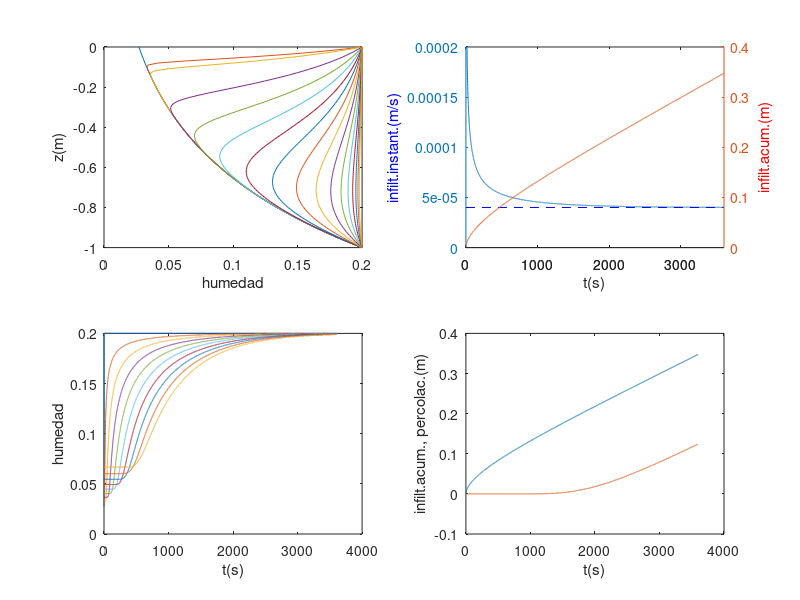

Write the MATLAB code that produced this figure.
clear;clc
close all
%Cálculo de la infiltración vertical. Integración numérica de la Ec. de Richards mediante diferencias finitas
hum=[];%proporción humedad suelo
K=[];%conductividad hidráulica en subsaturación
tiempo=[];
uz=[];%componete vertical de la velocidad

%Datos
porosidad=0.2;
coef_curva_ret=2;
z0=-1.0;%Posición comienzo horizonte poros gruesos
Ks=4e-5;%Conductividad hidráulica en saturación
coef_curva_conduc=5;

Dz=-0.01;
z=0:Dz:z0;%A efectos de estabilidad, si se reduce el intervalo de z, hay que reducir también el de t
Dt=0.5;
tfinal=3600;
nintervtiempo=floor(tfinal/Dt);


%% variables(t,z). Las variables son matrices en la que cada fila se corresponde con un instante y cada columna con una profundidad

%Condición inicial
H(1,:)=z0.*ones(1,numel(z));
h(1,:)=H(1,:)-z;%Equilibrio hidrostático
hum(1,:)=porosidad.*exp(coef_curva_ret.*h(1,:));%Perfil de humedad correspondiente

%Condición de contorno (ver en la iteración késima para el tiempo)
H(1,1)=0;
h(1,1)=H(1,1)-z(1);

K(1,:)=Ks.*exp(coef_curva_conduc.*h(1,:));%Perfil de conductividad hidráulica correspondiente

%Cálculo de la velocidad
uz(1,:)=-(K(1,1:end-1)+K(1,2:end))./2-(K(1,1:end-1)+K(1,2:end))./2.*(h(1,2:end)-h(1,1:end-1))./(hum(1,2:end)-hum(1,1:end-1)).*(hum(1,2:end)-hum(1,1:end-1))./(z(2:end)-z(1:end-1));

subplot(2,2,1)
plot(hum(1,:),z)
hold on

tiempo(1)=0;
%Cálculo de la evolución
for k=2:1:nintervtiempo
  tiempo(k)=tiempo(k-1)+Dt;
  %Condición de contorno
  %if tiempo(k)<2000
    hum(k,1)=porosidad;
  %else
  %  ;
  %endif
  hum(k,end)=porosidad;
  
  %Cálculo de la humedad a partir de la divergencia de la velocidad
  hum(k,2:end-1)=hum(k-1,2:end-1)-Dt./Dz.*(uz(k-1,2:end)-uz(k-1,1:end-1));
  h(k,:)=1/coef_curva_ret.*log(hum(k,:)./porosidad); 
  K(k,:)=Ks.*exp(coef_curva_conduc.*h(k,:));
  uz(k,:)=-(K(k,1:end-1)+K(k,2:end))./2-(K(k,1:end-1)+K(k,2:end))./2.*(h(k,2:end)-h(k,1:end-1))./(z(2:end)-z(1:end-1));
  
  %Representación de algunas curvas de perfil de humedad
  if tiempo(k)<60 && (mod(k,50))==0
    plot(hum(k,:),z)
    disp(tiempo(k));
  elseif tiempo(k)>60 && (mod(k,500))==0
    plot(hum(k,:),z)
    disp(tiempo(k));
  endif
endfor


xlabel('humedad')
ylabel('z(m)')
hold off

ia=-cumsum(uz(:,1));
percol=-cumsum(uz(:,end));

subplot(2,2,2)
[ax,lines1,lines2]=plotyy(tiempo,-uz(:,1),tiempo,ia);
xlabel('t(s)')
ylabel(ax(1), 'infilt.instant.(m/s)','color','b')
ylabel(ax(2), 'infilt.acum.(m)','color','r')
set(ax(1),'Xlim',[0 tfinal])
set(ax(1),'Ylim',[0 0.0002])
set(ax(2),'Xlim',[0 tfinal])
set(ax(2),'Ylim',[0 0.4])
hold on
plot([tiempo(1) tiempo(end)],[Ks Ks],'b--')
hold off

subplot(2,2,3)
plot(tiempo,hum(:,1:5:50))
xlabel('t(s)')
ylabel('humedad')

subplot(2,2,4)
plot(tiempo,ia)
xlabel('t(s)')
ylabel('infilt.acum., percolac.(m)')
hold on
plot(tiempo,percol)